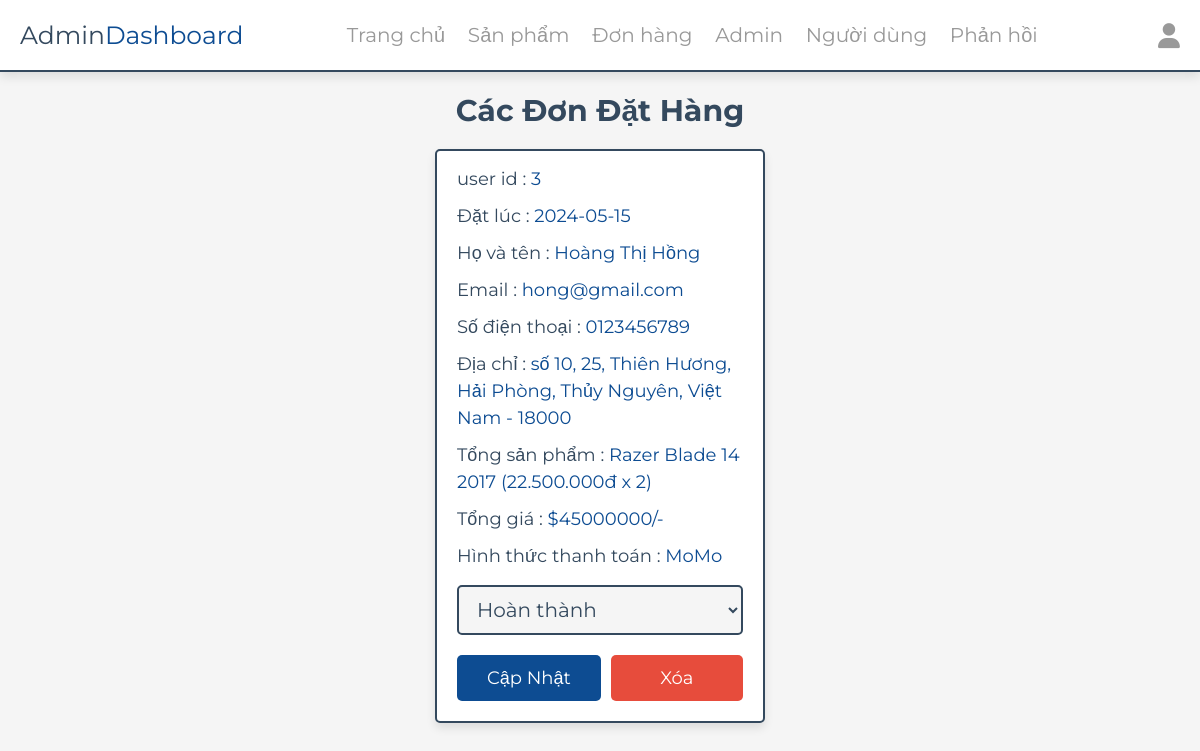
The page /admin/placed_orders.php (signed in) on the database its author committed.
### tables this page shows
CREATE TABLE `orders` (
  `id` int(100) NOT NULL,
  `user_id` int(100) NOT NULL,
  `name` varchar(20) NOT NULL,
  `number` varchar(10) NOT NULL,
  `email` varchar(50) NOT NULL,
  `method` varchar(50) NOT NULL,
  `address` varchar(500) NOT NULL,
  `total_products` varchar(1000) NOT NULL,
  `total_price` int(100) NOT NULL,
  `placed_on` date NOT NULL DEFAULT current_timestamp(),
  `payment_status` varchar(20) NOT NULL DEFAULT 'pending'
);

### admin/placed_orders.php (the view, shortened to what this page needs)
<?php
include '../components/connect.php';
?>
<!DOCTYPE html>
<html lang="en">
<head>
   <link rel="stylesheet" href="https://cdnjs.cloudflare.com/ajax/libs/font-awesome/6.1.1/css/all.min.css">
   <link rel="stylesheet" href="../css/admin_style.css">
</head>
<body>
   <?php include '../components/admin_header.php' ?>
   <section class="placed-orders">
      <h1 class="heading">Các đơn đặt hàng</h1>
      <div class="box-container">
         <?php
         $select_orders = $conn->prepare("SELECT * FROM `orders`");
         $select_orders->execute();
         if ($select_orders->rowCount() > 0) {
            while ($fetch_orders = $select_orders->fetch(PDO::FETCH_ASSOC)) {
         ?>
               <div class="box">
                  <p> user id : <span><?= $fetch_orders['user_id']; ?></span> </p>
                  <p> Đặt lúc : <span><?= $fetch_orders['placed_on']; ?></span> </p>
                  <p> Họ và tên : <span><?= $fetch_orders['name']; ?></span> </p>
                  <p> Email : <span><?= $fetch_orders['email']; ?></span> </p>
                  <p> Số điện thoại : <span><?= $fetch_orders['number']; ?></span> </p>
                  <p> Địa chỉ : <span><?= $fetch_orders['address']; ?></span> </p>
                  <p> Tổng sản phẩm : <span><?= $fetch_orders['total_products']; ?></span> </p>
                  <p> Tổng giá : <span>$<?= $fetch_orders['total_price']; ?>/-</span> </p>
                  <p> Hình thức thanh toán : <span><?= $fetch_orders['method']; ?></span> </p>
                  <form action="" method="POST">
                     <select name="payment_status" class="drop-down">
                        <option value="" selected disabled><?php
                                                            if ($fetch_orders['payment_status'] == 'pending') {
                                                               echo "Chưa giải quyết";
                                                            } else {
                                                               echo "Hoàn thành";
                                                            }
                                                            ?></option>
                     </select>
                     <div class="flex-btn">
                        <input type="submit" value="Cập nhật" class="btn" name="update_payment">
                        <a href="placed_orders.php?delete=<?= $fetch_orders['id']; ?>" class="delete-btn" onclick="return confirm('Xóa đơn hàng này?');">Xóa</a>
                     </div>
                  </form>
               </div>
         <?php
            }
         } else {
            echo '<p class="empty">Chưa có đơn đặt hàng!</p>';
         }
         ?>
      </div>
   </section>
</body>
</html>

### css/admin_style.css (style rules this page uses)
:root { --main-color: #0D4C92; --red: #e74c3c; --orange: #f39c12; --black: #34495e; --white: #fff; --light-bg: #f5f5f5; --light-color: #999; --border: .2rem solid var(--black); --box-shadow: 0 .5rem 1rem rgba(0, 0, 0, .1); }
* { font-family: 'Montserrat', sans-serif; margin: 0; padding: 0; box-sizing: border-box; text-decoration: none; outline: none; border: none; }
html { font-size: 62.5%; overflow-x: hidden; }
body { background-color: var(--light-bg); }
section { max-width: 1200px; margin: 0 auto; padding: 2rem; }
.btn, .delete-btn, .option-btn { display: block; margin-top: 1rem; border-radius: .5rem; cursor: pointer; width: 100%; font-size: 1.8rem; color: var(--white); padding: 1.2rem 3rem; text-transform: capitalize; text-align: center; }
.btn { background-color: var(--main-color); }
.delete-btn { background-color: var(--red); }
.flex-btn { display: flex; gap: 1rem; }
.heading { text-align: center; margin-bottom: 2rem; text-transform: capitalize; color: var(--black); font-size: 3rem; }
.placed-orders .box-container { display: grid; grid-template-columns: repeat(auto-fit, 33rem); gap: 1.5rem; justify-content: center; align-items: flex-start; }
.placed-orders .box-container .box { background-color: var(--white); border-radius: .5rem; box-shadow: var(--box-shadow); border: var(--border); padding: 2rem; padding-top: 1rem; }
.placed-orders .box-container .box p { padding: .5rem 0; line-height: 1.5; font-size: 1.8rem; color: var(--black); }
.placed-orders .box-container .box p span { color: var(--main-color); }
.placed-orders .box-container .box .drop-down { width: 100%; margin: 1rem 0; background-color: var(--light-bg); padding: 1rem 1.4rem; font-size: 2rem; color: var(--black); border: var(--border); border-radius: .5rem; }

### rows shown on the page
orders: user "3", placed_on "2024-05-15", name "Hoàng Thị Hồng", email "hong@gmail.com", number "0123456789", address "số 10, 25, Thiên Hương, Hải Phòng, Thủy Nguyên, Việt Nam - 18000", total_products "Razer Blade 14 2017 (22.500.000 đ x 2)", total_price "45000000", method "MoMo"
